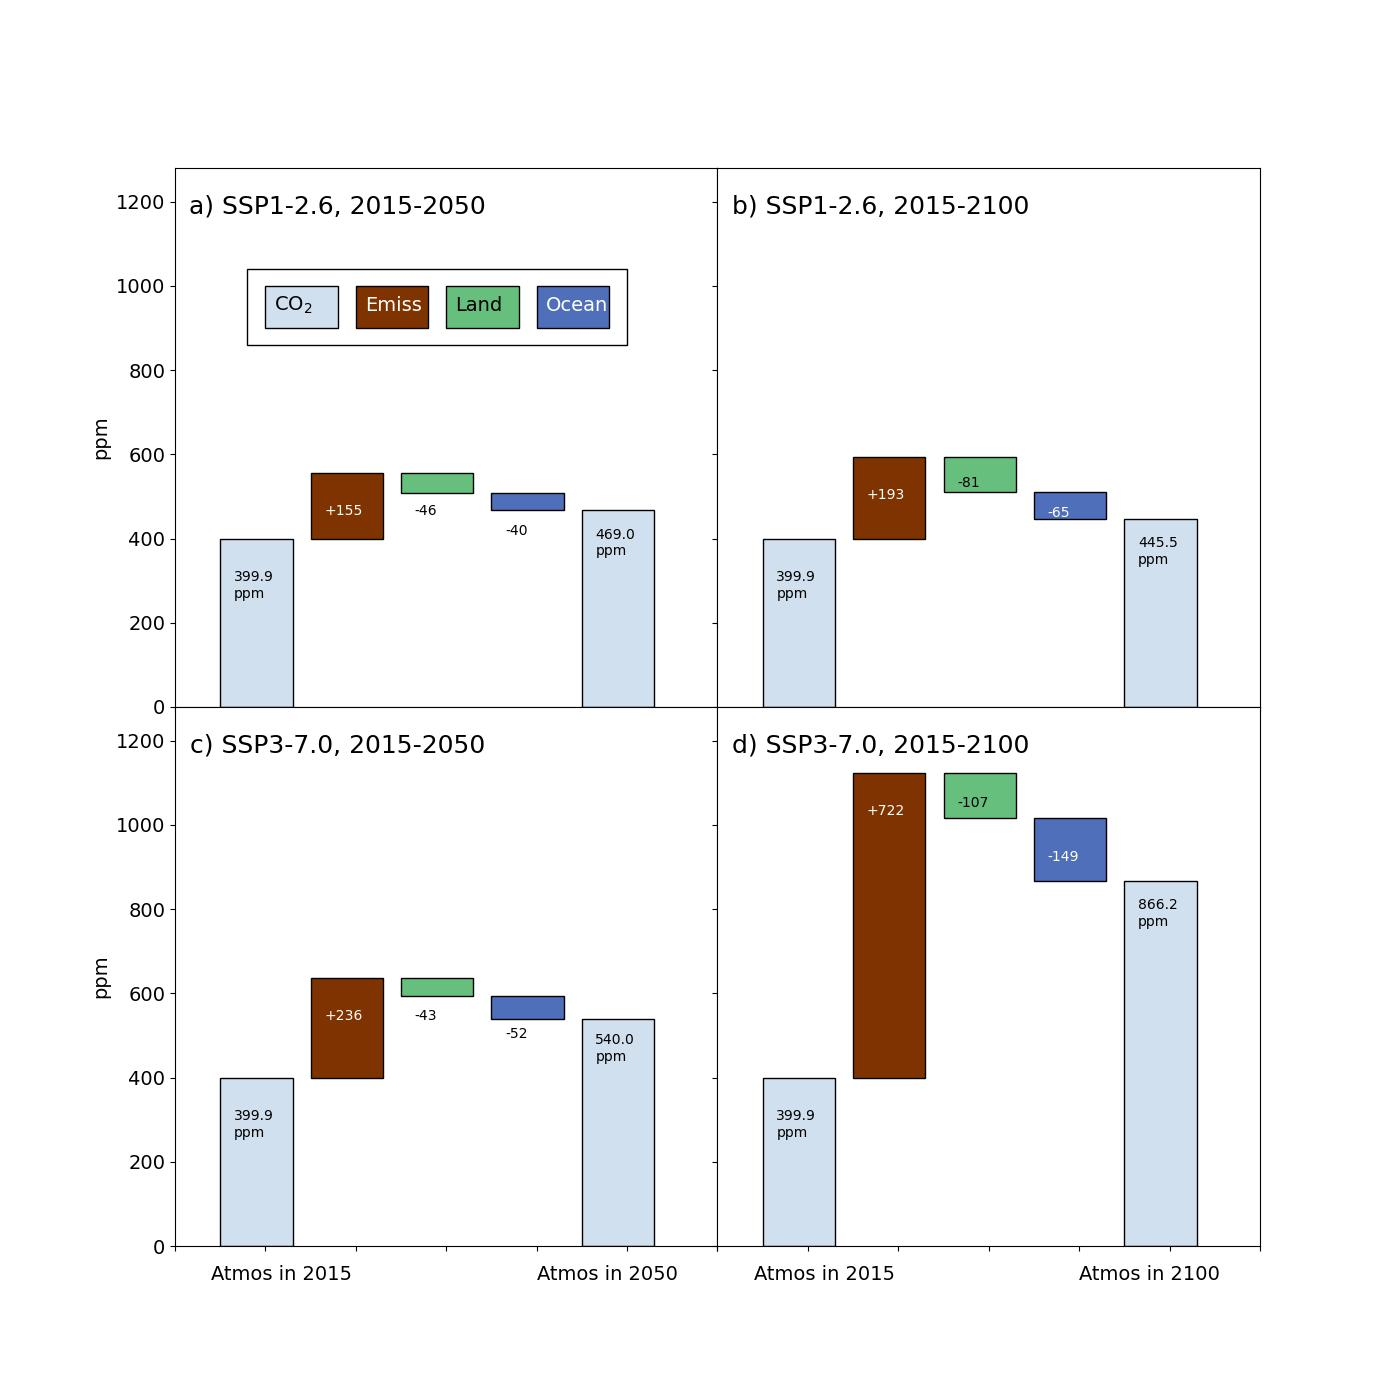

Python code for this plot:
import numpy as np
import numpy.ma as ma
import matplotlib.pyplot as plt
import iris
import iris.plot as iplt
import iris.quickplot as qplt
import glob
import os
import sys

# developed and tested at Python version is 3.9.16

fig, ((ax1, ax2),(ax3, ax4)) = plt.subplots(2, 2, sharex='col', sharey='row', figsize = (14,14))
plt.subplots_adjust(wspace=0, hspace=0)

ts=18
fs=14

for ax in [ax1, ax2, ax3, ax4]:
    ax.set_xlim(0,6)
    ax.set_ylim(0,1280)
    ax.tick_params(axis='y', labelsize=fs)
    ax.set_xticklabels([])

ax1.set_title('a) SSP1-2.6, 2015-2050', x=0.3, y=0.9, fontsize=ts)
ax2.set_title('b) SSP1-2.6, 2015-2100', x=0.3, y=0.9, fontsize=ts)
ax3.set_title('c) SSP3-7.0, 2015-2050', x=0.3, y=0.9, fontsize=ts)
ax4.set_title('d) SSP3-7.0, 2015-2100', x=0.3, y=0.9, fontsize=ts)

ax1.set_ylabel('ppm', fontsize=fs)
ax3.set_ylabel('ppm', fontsize=fs)

# colours
col_co2  = '#d1e0ee'
col_ff   = '#7f3300'
col_land = '#66bf7d'
col_ocn  = '#506fba'

# ssp126, 2015-2050
co2_0 = 399.9
co2_1 = 469.0

dco2 = co2_1 - co2_0
land = 98.9 / 2.12
ocn = 84.9 / 2.12
emiss = dco2 + land + ocn

ax1.bar(0.5, co2_0, width=0.8, bottom=0, align='edge', edgecolor='k', color=col_co2)
ax1.bar(1.5, emiss, width=0.8, bottom=co2_0, align='edge', edgecolor='k', color=col_ff)
ax1.bar(2.5, -land, width=0.8, bottom=co2_0+emiss, align='edge', edgecolor='k', color=col_land)
ax1.bar(3.5, -ocn, width=0.8, bottom=co2_0+emiss-land, align='edge', edgecolor='k', color=col_ocn)
ax1.bar(4.5, co2_1, width=0.8, bottom=0, align='edge', edgecolor='k', color=col_co2)

ax1.text(0.65,300, str(co2_0))
ax1.text(0.65,260, 'ppm')
ax1.text(4.65,400, str(co2_1))
ax1.text(4.65,360, 'ppm')

ax1.text(1.65, co2_0+emiss-100, '+'+str(int(emiss)), color='w')
ax1.text(2.65, co2_0+emiss-100, '-'+str(int(land)), color='k')
ax1.text(3.65, co2_0+emiss-land-100, '-'+str(int(ocn)), color='k')

# ssp126, 2015-2100
co2_0 = 399.9
co2_1 = 445.5

dco2 = co2_1 - co2_0
land = 173.7 / 2.12
ocn = 139.4 / 2.12
emiss = dco2 + land + ocn

ax2.bar(0.5, co2_0, width=0.8, bottom=0, align='edge', edgecolor='k', color=col_co2)
ax2.bar(1.5, emiss, width=0.8, bottom=co2_0, align='edge', edgecolor='k', color=col_ff)
ax2.bar(2.5, -land, width=0.8, bottom=co2_0+emiss, align='edge', edgecolor='k', color=col_land)
ax2.bar(3.5, -ocn, width=0.8, bottom=co2_0+emiss-land, align='edge', edgecolor='k', color=col_ocn)
ax2.bar(4.5, co2_1, width=0.8, bottom=0, align='edge', edgecolor='k', color=col_co2)

ax2.text(0.65,300, str(co2_0))
ax2.text(0.65,260, 'ppm')
ax2.text(4.65,380, str(co2_1))
ax2.text(4.65,340, 'ppm')

ax2.text(1.65, co2_0+emiss-100, '+'+str(int(emiss)), color='w')
ax2.text(2.65, co2_0+emiss-70, '-'+str(int(land)), color='k')
ax2.text(3.65, co2_0+emiss-land-60, '-'+str(int(ocn)), color='w')

# ssp370, 2015-2050
co2_0 = 399.9
co2_1 = 540.0

dco2 = co2_1 - co2_0
land = 92.8 / 2.12
ocn = 112.3 / 2.12
emiss = dco2 + land + ocn

ax3.bar(0.5, co2_0, width=0.8, bottom=0, align='edge', edgecolor='k', color=col_co2)
ax3.bar(1.5, emiss, width=0.8, bottom=co2_0, align='edge', edgecolor='k', color=col_ff)
ax3.bar(2.5, -land, width=0.8, bottom=co2_0+emiss, align='edge', edgecolor='k', color=col_land)
ax3.bar(3.5, -ocn, width=0.8, bottom=co2_0+emiss-land, align='edge', edgecolor='k', color=col_ocn)
ax3.bar(4.5, co2_1, width=0.8, bottom=0, align='edge', edgecolor='k', color=col_co2)

ax3.text(0.65,300, str(co2_0))
ax3.text(0.65,260, 'ppm')
ax3.text(4.65,480, str(co2_1))
ax3.text(4.65,440, 'ppm')

ax3.text(1.65, co2_0+emiss-100, '+'+str(int(emiss)), color='w')
ax3.text(2.65, co2_0+emiss-100, '-'+str(int(land)), color='k')
ax3.text(3.65, co2_0+emiss-land-100, '-'+str(int(ocn)), color='k')

# ssp126, 2015-2050
co2_0 = 399.9
co2_1 = 866.2

dco2 = co2_1 - co2_0
land = 227.8 / 2.12
ocn = 316.1 / 2.12
emiss = dco2 + land + ocn

ax4.bar(0.5, co2_0, width=0.8, bottom=0, align='edge', edgecolor='k', color=col_co2)
ax4.bar(1.5, emiss, width=0.8, bottom=co2_0, align='edge', edgecolor='k', color=col_ff)
ax4.bar(2.5, -land, width=0.8, bottom=co2_0+emiss, align='edge', edgecolor='k', color=col_land)
ax4.bar(3.5, -ocn, width=0.8, bottom=co2_0+emiss-land, align='edge', edgecolor='k', color=col_ocn)
ax4.bar(4.5, co2_1, width=0.8, bottom=0, align='edge', edgecolor='k', color=col_co2)

ax4.text(0.65,300, str(co2_0))
ax4.text(0.65,260, 'ppm')
ax4.text(4.65,800, str(co2_1))
ax4.text(4.65,760, 'ppm')

ax4.text(1.65, co2_0+emiss-100, '+'+str(int(emiss)), color='w')
ax4.text(2.65, co2_0+emiss-80, '-'+str(int(land)), color='k')
ax4.text(3.65, co2_0+emiss-land-100, '-'+str(int(ocn)), color='w')


# key
ax1.bar(.8, 180, width=4.2, bottom=860, align='edge', edgecolor='k', color='w')
ax1.bar( 1, 100, width=0.8, bottom=900, align='edge', edgecolor='k', color=col_co2)
ax1.bar( 2, 100, width=0.8, bottom=900, align='edge', edgecolor='k', color=col_ff)
ax1.bar( 3, 100, width=0.8, bottom=900, align='edge', edgecolor='k', color=col_land)
ax1.bar( 4, 100, width=0.8, bottom=900, align='edge', edgecolor='k', color=col_ocn)

ax1.text(1.1, 940, 'CO$_2$', fontsize=fs)
ax1.text(2.1, 940, 'Emiss', fontsize=fs, color='w')
ax1.text(3.1, 940, 'Land', fontsize=fs)
ax1.text(4.1, 940, 'Ocean', fontsize=fs, color='w')

ax3.text(.4, -80, 'Atmos in 2015', fontsize=fs)
ax3.text(4, -80, 'Atmos in 2050', fontsize=fs)
ax4.text(.4, -80, 'Atmos in 2015', fontsize=fs)
ax4.text(4, -80, 'Atmos in 2100', fontsize=fs)

plt.savefig('Fig5_Global_waterfall.jpg')

plt.close()
